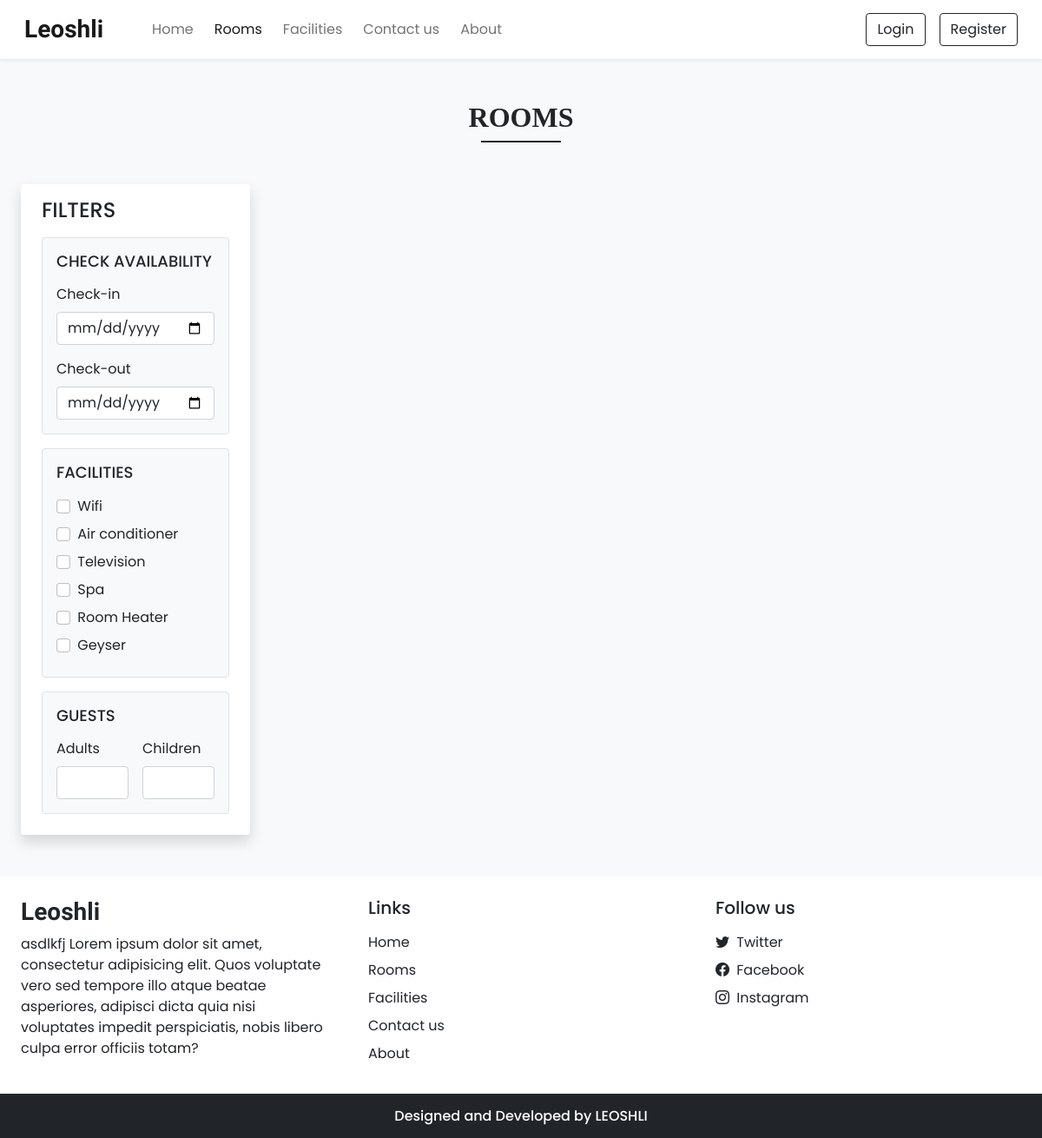
The page /rooms.php on the database its author committed.
### tables this page shows
CREATE TABLE `settings` (
  `sr_no` int(11) NOT NULL,
  `site_title` varchar(50) NOT NULL,
  `site_about` varchar(250) NOT NULL,
  `shutdown` tinyint(1) NOT NULL
);

CREATE TABLE `facilities` (
  `id` int(11) NOT NULL,
  `icon` varchar(100) NOT NULL,
  `name` varchar(50) NOT NULL,
  `description` varchar(250) NOT NULL
);

### admin/inc/db_config.php (called while the page is built, shortened)
<?php
  function selectAll($table)
  {
    $con = $GLOBALS['con'];
    $res = mysqli_query($con,"SELECT * FROM $table");
    return $res;
  }
  function select($sql,$values,$datatypes)
  {
    $con = $GLOBALS['con'];
    if($stmt = mysqli_prepare($con,$sql))
    {
      mysqli_stmt_bind_param($stmt,$datatypes,...$values);
      if(mysqli_stmt_execute($stmt)){
        $res = mysqli_stmt_get_result($stmt);
        return $res;
      }
      else{
        mysqli_stmt_close($stmt);
        die("Query cannot be executed - Select");
      }
    }
    else{
      die("Query cannot be prepared - Select");
    }
  }
?>

### rooms.php (the view, shortened to what this page needs)
<!DOCTYPE html>
<html lang="en">
<head>
  <?php require('inc/links.php'); ?>
</head>
<body class="bg-light">
  <?php
    require('inc/header.php');
    $checkin_default="";
    $checkout_default="";
    $adult_default="";
    $children_default="";
  ?>
  <div class="my-5 px-4">
    <h2 class="fw-bold h-font text-center" style="font-family: times new roman, serif;">ROOMS</h2>
    <div class="h-line bg-dark" style="width: 8%; height: 1.5px; margin: 0 auto;"></div>
  </div>
  <div class="container-fluid">
    <div class="row">
      <div class="col-lg-3 col-md-12 mb-lg-0 mb-4 ps-4">
        <nav class="navbar navbar-expand-lg navbar-light bg-white rounded shadow">
          <div class="container-fluid flex-lg-column align-items-stretch">
            <h4 class="mt-2">FILTERS</h4>
            <div class="collapse navbar-collapse flex-column align-items-stretch mt-2" id="filterDropdown">
              <div class="border bg-light p-3 rounded mb-3">
                <h5 class="d-flex align-items-center justify-content-between mb-3" style="font-size: 18px;">
                  <span>CHECK AVAILABILITY</span>
                </h5>
                <label class="form-label">Check-in</label>
                <input type="date" class="form-control shadow-none mb-3" value="<?php echo $checkin_default ?>" id="checkin" onchange="chk_avail_filter()">
                <label class="form-label">Check-out</label>
                <input type="date" class="form-control shadow-none" value="<?php echo $checkout_default ?>"  id="checkout" onchange="chk_avail_filter()">
              </div>
              <div class="border bg-light p-3 rounded mb-3">
                <h5 class="d-flex align-items-center justify-content-between mb-3" style="font-size: 18px;">
                  <span>FACILITIES</span>
                </h5>
                <?php
                  $facilities_q = selectAll('facilities');
                  while($row = mysqli_fetch_assoc($facilities_q))
                  {
                    echo<<<facilities
                      <div class="mb-2">
                        <input type="checkbox" onclick="fetch_rooms()" name="facilities" value="$row[id]" class="form-check-input shadow-none me-1" id="$row[id]">
                        <label class="form-check-label" for="$row[id]">$row[name]</label>
                      </div>
                    facilities;
                  }
                ?>
              </div>
              <div class="border bg-light p-3 rounded mb-3">
                <h5 class="d-flex align-items-center justify-content-between mb-3" style="font-size: 18px;">
                  <span>GUESTS</span>
                </h5>
                <div class="d-flex">
                  <div class="me-3">
                    <label class="form-label">Adults</label>
                    <input type="number" min="1" id="adults" value="<?php echo $adult_default ?>" oninput="guests_filter()" class="form-control shadow-none">
                  </div>
                  <div>
                    <label class="form-label">Children</label>
                    <input type="number" min="1" id="children" value="<?php echo $children_default ?>" oninput="guests_filter()" class="form-control shadow-none">
                  </div>
                </div>
              </div>
            </div>
          </div>
        </nav>
      </div>
      <div class="col-lg-9 col-md-12 px-4" id="rooms-data">
      </div>
    </div>
  </div>
  <?php require('inc/footer.php'); ?>
</body>
</html>

### inc/header.php (shortened to what this page needs)
<nav id="nav-bar" class="navbar navbar-expand-lg navbar-light bg-white px-lg-3 py-lg-2 shadow-sm sticky-top">
  <div class="container-fluid">
    <a class="navbar-brand me-5 fw-bold fs-3 h-font" href="index.php"><?php echo $settings_r['site_title'] ?></a>
    <div class="collapse navbar-collapse" id="navbarSupportedContent">
      <ul class="navbar-nav me-auto mb-2 mb-lg-0">
        <li class="nav-item">
          <a class="nav-link me-2" href="index.php">Home</a>
        </li>
        <li class="nav-item">
          <a class="nav-link me-2" href="rooms.php">Rooms</a>
        </li>
        <li class="nav-item">
          <a class="nav-link me-2" href="facilities.php">Facilities</a>
        </li>
        <li class="nav-item">
          <a class="nav-link me-2" href="contact.php">Contact us</a>
        </li>
        <li class="nav-item">
          <a class="nav-link" href="about.php">About</a>
        </li>
      </ul>
      <div class="d-flex">
        <?php
          if(isset($_SESSION['login']) && $_SESSION['login']==true)
          {
            $path = USERS_IMG_PATH;
            echo<<<data
              <div class="btn-group">
                <button type="button" class="btn btn-outline-dark shadow-none dropdown-toggle" data-bs-toggle="dropdown" data-bs-display="static" aria-expanded="false">
                  <img src="$path$_SESSION[uPic]" style="width: 25px; height: 25px;" class="me-1 rounded-circle">
                  $_SESSION[uName]
                </button>
                <ul class="dropdown-menu dropdown-menu-lg-end">
                  <li><a class="dropdown-item" href="profile.php">Profile</a></li>
                  <li><a class="dropdown-item" href="bookings.php">Bookings</a></li>
                  <li><a class="dropdown-item" href="logout.php">Logout</a></li>
                </ul>
              </div>
            data;
          }
          else
          {
            echo<<<data
              <button type="button" class="btn btn-outline-dark shadow-none me-lg-3 me-2" data-bs-toggle="modal" data-bs-target="#loginModal">
                Login
              </button>
              <button type="button" class="btn btn-outline-dark shadow-none" data-bs-toggle="modal" data-bs-target="#registerModal">
                Register
              </button>
            data;
          }
        ?>
      </div>
    </div>
  </div>
</nav>

### inc/footer.php (shortened to what this page needs)
<div class="container-fluid bg-white mt-5">
  <div class="row">
    <div class="col-lg-4 p-4">
      <h3 class="h-font fw-bold fs-3 mb-2"><?php echo $settings_r['site_title'] ?></h3>
      <p>
        <?php echo $settings_r['site_about'] ?>
      </p>
    </div>
    <div class="col-lg-4 p-4">
      <h5 class="mb-3">Links</h5>
      <a href="index.php" class="d-inline-block mb-2 text-dark text-decoration-none">Home</a> <br>
      <a href="rooms.php" class="d-inline-block mb-2 text-dark text-decoration-none">Rooms</a> <br>
      <a href="facilities.php" class="d-inline-block mb-2 text-dark text-decoration-none">Facilities</a> <br>
      <a href="contact.php" class="d-inline-block mb-2 text-dark text-decoration-none">Contact us</a> <br>
      <a href="about.php" class="d-inline-block mb-2 text-dark text-decoration-none">About</a>
    </div>
    <div class="col-lg-4 p-4">
        <h5 class="mb-3">Follow us</h5>
        <?php
          if($contact_r['tw']!=''){
            echo<<<data
              <a href="$contact_r[tw]" class="d-inline-block text-dark text-decoration-none mb-2">
                <i class="bi bi-twitter me-1"></i> Twitter
              </a><br>
            data;
          }
        ?>
        <a href="<?php echo $contact_r['fb'] ?>" class="d-inline-block text-dark text-decoration-none mb-2">
          <i class="bi bi-facebook me-1"></i> Facebook
        </a><br>
        <a href="<?php echo $contact_r['insta'] ?>" class="d-inline-block text-dark text-decoration-none">
          <i class="bi bi-instagram me-1"></i> Instagram
        </a><br>
    </div>
  </div>
</div>
<h6 class="text-center bg-dark text-white p-3 m-0">Designed and Developed by LEOSHLI</h6>

### css/common.css (style rules this page uses)
:root { --teal: #2ec1ac; --teal_hover: #279e8c; }
* { font-family: 'Poppins', sans-serif; }
.h-font { font-family: 'Merienda', cursive; }
input[type=number] { -moz-appearance: textfield; }
.h-line { width: 150px; margin: 0 auto; height: 1.7px; }

### rows shown on the page
settings: site_title "Leoshli", site_about "asdlkfj Lorem ipsum dolor sit amet, consectetur adipisicing elit. Quos voluptate vero sed tempore illo atque beatae asperiores, adipisci dicta quia nisi voluptates impedit perspiciatis, nobis libero culpa error officiis totam?"
facilities: name "Wifi"
facilities: name "Air conditioner"
facilities: name "Television"
facilities: name "Spa"
facilities: name "Room Heater"
facilities: name "Geyser"
